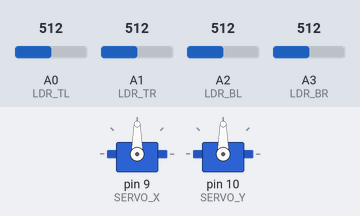
The sketch below on a simulated Arduino Uno, built with avr-gcc and run on an emulated ATmega328P. Shown: 2 × servo. Inputs (shaded band) come from the test bench; at power-on: A0 (LDR_TL) = 512, A1 (LDR_TR) = 512, A3 (LDR_BR) = 512, A2 (LDR_BL) = 512.

Above: at 2.2 s.
2.3 s: A0 (LDR_TL) set to 605
3.8 s: A0 (LDR_TL) set to 630
At 4.26 s:
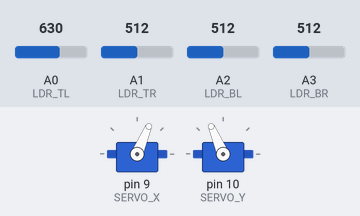
At 6.5 s:
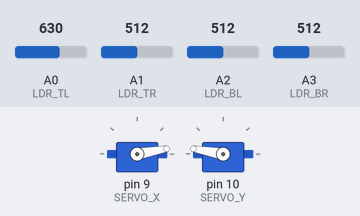
6.8 s: A1 (LDR_TR) set to 300
8.3 s: A1 (LDR_TR) set to 281
At 8.76 s:
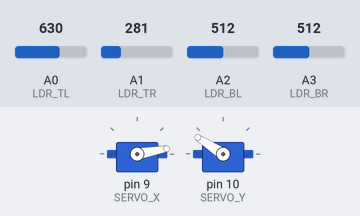
11.3 s: A3 (LDR_BR) set to 949
13.0 s: A3 (LDR_BR) set to 974
At 16.8 s:
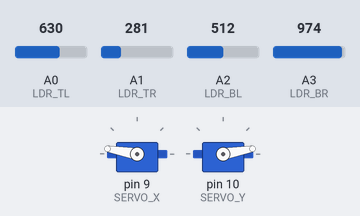
Timing chart, 0 to 17.0 s (numbered marks = the images above; inputs shaded):
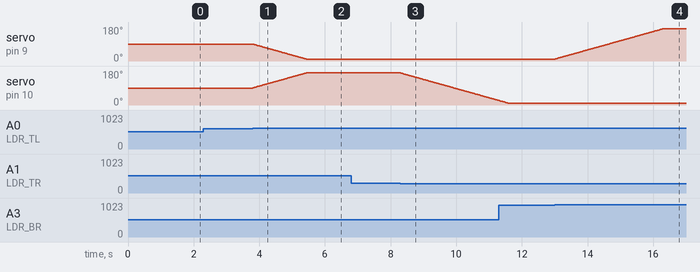

Measured:
- the behaviour switches between 613 and 614 on A0 (LDR_TL) (found by bisection; images 0 and 1)
- the behaviour switches between 294 and 293 on A1 (LDR_TR) (found by bisection; images 2 and 3)
- the behaviour switches between 962 and 963 on A3 (LDR_BR) (found by bisection; images 3 and 4)
- after the input at 2.3 s, every drawn part: stays the same
- after the input at 3.8 s, servo on pin 9 (SERVO_X): moves from 90° to 10° over 1.6 s, starting at once; servo on pin 10 (SERVO_Y): moves from 90° to 170° over 1.6 s, starting at once
- after the input at 6.8 s, every drawn part: stays the same
- after the input at 8.3 s, servo on pin 10 (SERVO_Y): moves from 170° to 24° over 3.0 s, starting at once
- after the input at 13.0 s, servo on pin 9 (SERVO_X): moves from 10° to 170° over 3.3 s, starting at once

The sketch:

Dual_Axis_Solar_Tracking_System.ino
```cpp
#include <Servo.h>

Servo servoX;  // Horizontal movement
Servo servoY;  // Vertical movement

// LDR sensor pins
#define LDR_TL A0
#define LDR_TR A1
#define LDR_BL A2
#define LDR_BR A3

// Servo pins
#define SERVO_X 9
#define SERVO_Y 10

// Servo angles
int posX = 90;  // Start from center
int posY = 90;

const int stepDelay = 20;    // Delay between adjustments (ms)
const int tol = 50;          // Light difference tolerance

void setup() {
  servoX.attach(SERVO_X);
  servoY.attach(SERVO_Y);

  pinMode(LDR_TL, INPUT);
  pinMode(LDR_TR, INPUT);
  pinMode(LDR_BL, INPUT);
  pinMode(LDR_BR, INPUT);

  servoX.write(posX);
  servoY.write(posY);
  delay(1000);
}

void loop() {
  int tl = analogRead(LDR_TL);
  int tr = analogRead(LDR_TR);
  int bl = analogRead(LDR_BL);
  int br = analogRead(LDR_BR);

  int topAvg = (tl + tr) / 2;
  int bottomAvg = (bl + br) / 2;
  int leftAvg = (tl + bl) / 2;
  int rightAvg = (tr + br) / 2;

  int vertDiff = topAvg - bottomAvg;
  int horizDiff = leftAvg - rightAvg;

  // --- Vertical Control (Y-axis) ---
  if (abs(vertDiff) > tol) {
    if (vertDiff > 0 && posY < 170) posY++;   // Too much light on top → tilt up
    if (vertDiff < 0 && posY > 10)  posY--;   // Too much light on bottom → tilt down
    servoY.write(posY);
  }

  // --- Horizontal Control (X-axis) ---
  if (abs(horizDiff) > tol) {
    if (horizDiff > 0 && posX > 10)  posX--;  // Light stronger on left → move left
    if (horizDiff < 0 && posX < 170) posX++;  // Light stronger on right → move right
    servoX.write(posX);
  }

  delay(stepDelay);
}
```
